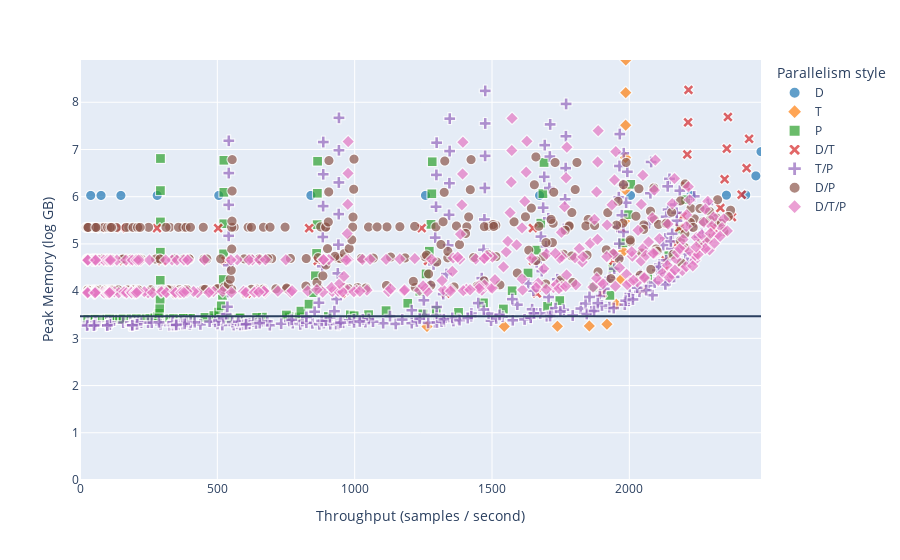

The cell this chart's notebook holds for it:
### Code cell
df = plot_memory_usage_vs_metric(
    '/home/t-sikris/win/Downloads/mlp_dgx_simulated_grid_search_results_v2.csv',
    "mlp-large",
    1,
    "throughput",
    "Throughput (samples / second)",
    "Peak Memory (GB)",
)

### Figure 1 — Plotly figure (JSON) as saved in the notebook; plotly's stock layout.template omitted (floating-point values rounded to 4 significant figures; data arrays with more than 128 entries replaced by an {"elided": "..."} marker saying what was removed)
{"data": [{"customdata": [[128, 16, 1, 1, 1], [256, 16, 1, 1, 1], [512, 16, 1, 1, 1], [1024, 16, 1, 1, 1], [2048, 16, 1, 1, 1], [4096, 16, 1, 1, 1], [8192, 16, 1, 1, 1], [16384, 16, 1, 1, 1], [32768, 16, 1, 1, 1], [65536, 16, 1, 1, 1], [131072, 16, 1, 1, 1], [262144, 16, 1, 1, 1], [524288, 16, 1, 1, 1], [1048576, 16, 1, 1, 1]], "hovertemplate": "<b>%{hovertext}</b><br><br>Parallelism style=D<br>Throughput (samples / second)=%{x}<br>Peak Memory (log GB)=%{y}<br>dummy_column_for_size=%{marker.size}<br>batch_size=%{customdata[0]}<br>dp_degree=%{customdata[1]}<br>hp_degree=%{customdata[2]}<br>pp_degree=%{customdata[3]}<br>num_microbatches=%{customdata[4]}<extra></extra>", "hovertext": ["16/1/1/1", "16/1/1/1", "16/1/1/1", "16/1/1/1", "16/1/1/1", "16/1/1/1", "16/1/1/1", "16/1/1/1", "16/1/1/1", "16/1/1/1", "16/1/1/1", "16/1/1/1", "16/1/1/1", "16/1/1/1"], "legendgroup": "D", "marker": {"color": "#1f77b4", "size": [1, 1, 1, 1, 1, 1, 1, 1, 1, 1, 1, 1, 1, 1], "sizemode": "area", "sizeref": 0.01, "symbol": "circle"}, "mode": "markers", "name": "D", "showlegend": true, "type": "scattergl", "x": [38.96, 76.72, 148.9, 281.0, 505.2, 840.4, 1258.0, 1673.0, 2004.0, 2224.0, 2353.0, 2424.0, 2461.0, 2479.0], "xaxis": "x", "y": [6.027, 6.027, 6.027, 6.027, 6.027, 6.027, 6.027, 6.028, 6.028, 6.03, 6.032, 6.037, 6.441, 6.955], "yaxis": "y"}, {"customdata": [[128, 1, 16, 1, 1], [256, 1, 16, 1, 1], [512, 1, 16, 1, 1], [1024, 1, 16, 1, 1], [2048, 1, 16, 1, 1], [4096, 1, 16, 1, 1], [8192, 1, 16, 1, 1], [16384, 1, 16, 1, 1], [32768, 1, 16, 1, 1], [65536, 1, 16, 1, 1], [131072, 1, 16, 1, 1], [262144, 1, 16, 1, 1], [524288, 1, 16, 1, 1], [1048576, 1, 16, 1, 1]], "hovertemplate": "<b>%{hovertext}</b><br><br>Parallelism style=T<br>Throughput (samples / second)=%{x}<br>Peak Memory (log GB)=%{y}<br>dummy_column_for_size=%{marker.size}<br>batch_size=%{customdata[0]}<br>dp_degree=%{customdata[1]}<br>hp_degree=%{customdata[2]}<br>pp_degree=%{customdata[3]}<br>num_microbatches=%{customdata[4]}<extra></extra>", "hovertext": ["1/16/1/1", "1/16/1/1", "1/16/1/1", "1/16/1/1", "1/16/1/1", "1/16/1/1", "1/16/1/1", "1/16/1/1", "1/16/1/1", "1/16/1/1", "1/16/1/1", "1/16/1/1", "1/16/1/1", "1/16/1/1"], "legendgroup": "T", "marker": {"color": "#ff7f0e", "size": [1, 1, 1, 1, 1, 1, 1, 1, 1, 1, 1, 1, 1, 1], "sizemode": "area", "sizeref": 0.01, "symbol": "diamond"}, "mode": "markers", "name": "T", "showlegend": true, "type": "scattergl", "x": [1263.0, 1545.0, 1738.0, 1854.0, 1918.0, 1952.0, 1970.0, 1978.0, 1983.0, 1985.0, 1986.0, 1987.0, 1987.0, 1987.0], "xaxis": "x", "y": [3.251, 3.252, 3.256, 3.262, 3.3, 3.722, 4.246, 4.842, 5.483, 6.149, 6.828, 7.514, 8.204, 8.895], "yaxis": "y"}, {"customdata": {"elided": "98x5 int values"}, "hovertemplate": "<b>%{hovertext}</b><br><br>Parallelism style=P<br>Throughput (samples / second)=%{x}<br>Peak Memory (log GB)=%{y}<br>dummy_column_for_size=%{marker.size}<br>batch_size=%{customdata[0]}<br>dp_degree=%{customdata[1]}<br>hp_degree=%{customdata[2]}<br>pp_degree=%{customdata[3]}<br>num_microbatches=%{customdata[4]}<extra></extra>", "hovertext": ["1/1/16/2", "1/1/16/4", "1/1/16/8", "1/1/16/16", "1/1/16/32", "1/1/16/64", "1/1/16/128", "1/1/16/2", "1/1/16/4", "1/1/16/8", "1/1/16/16", "1/1/16/32", "1/1/16/64", "1/1/16/128", "1/1/16/2", "1/1/16/4", "1/1/16/8", "1/1/16/16", "1/1/16/32", "1/1/16/64", "1/1/16/128", "1/1/16/2", "1/1/16/4", "1/1/16/8", "1/1/16/16", "1/1/16/32", "1/1/16/64", "1/1/16/128", "1/1/16/2", "1/1/16/4", "1/1/16/8", "1/1/16/16", "1/1/16/32", "1/1/16/64", "1/1/16/128", "1/1/16/2", "1/1/16/4", "1/1/16/8", "1/1/16/16", "1/1/16/32", "1/1/16/64", "1/1/16/128", "1/1/16/2", "1/1/16/4", "1/1/16/8", "1/1/16/16", "1/1/16/32", "1/1/16/64", "1/1/16/128", "1/1/16/4", "1/1/16/2", "1/1/16/8", "1/1/16/16", "1/1/16/32", "1/1/16/64", "1/1/16/128", "1/1/16/2", "1/1/16/4", "1/1/16/8", "1/1/16/16", "1/1/16/32", "1/1/16/64", "1/1/16/128", "1/1/16/2", "1/1/16/4", "1/1/16/8", "1/1/16/16", "1/1/16/32", "1/1/16/64", "1/1/16/128", "1/1/16/2", "1/1/16/4", "1/1/16/8", "1/1/16/16", "1/1/16/32", "1/1/16/64", "1/1/16/128", "1/1/16/2", "1/1/16/4", "1/1/16/8", "1/1/16/16", "1/1/16/32", "1/1/16/64", "1/1/16/128", "1/1/16/2", "1/1/16/4", "1/1/16/8", "1/1/16/16", "1/1/16/32", "1/1/16/64", "1/1/16/128", "1/1/16/2", "1/1/16/4", "1/1/16/8", "1/1/16/16", "1/1/16/32", "1/1/16/64", "1/1/16/128"], "legendgroup": "P", "marker": {"color": "#2ca02c", "size": [1, 1, 1, 1, 1, 1, 1, 1, 1, 1, 1, 1, 1, 1, 1, 1, 1, 1, 1, 1, 1, 1, 1, 1, 1, 1, 1, 1, 1, 1, 1, 1, 1, 1, 1, 1, 1, 1, 1, 1, 1, 1, 1, 1, 1, 1, 1, 1, 1, 1, 1, 1, 1, 1, 1, 1, 1, 1, 1, 1, 1, 1, 1, 1, 1, 1, 1, 1, 1, 1, 1, 1, 1, 1, 1, 1, 1, 1, 1, 1, 1, 1, 1, 1, 1, 1, 1, 1, 1, 1, 1, 1, 1, 1, 1, 1, 1, 1], "sizemode": "area", "sizeref": 0.01, "symbol": "square"}, "mode": "markers", "name": "P", "showlegend": true, "type": "scattergl", "x": [132.8, 153.3, 147.9, 119.5, 82.26, 49.98, 27.89, 182.8, 237.2, 252.7, 218.6, 156.9, 97.54, 55.09, 225.1, 326.6, 391.1, 373.7, 287.3, 186.1, 107.5, 254.6, 402.3, 538.8, 578.9, 491.3, 340.8, 205.2, 272.5, 455.1, 664.1, 798.0, 761.6, 583.1, 375.7, 282.3, 487.1, 751.5, 984.3, 1051.0, 904.4, 643.1, 287.6, 504.8, 804.5, 1114.0, 1297.0, 1248.0, 998.0, 514.2, 290.2, 833.9, 1193.0, 1469.0, 1542.0, 1378.0, 291.6, 519.0, 849.4, 1237.0, 1573.0, 1747.0, 1702.0, 292.3, 521.4, 857.3, 1260.0, 1631.0, 1871.0, 1929.0, 292.6, 522.6, 861.4, 1272.0, 1662.0, 1940.0, 2067.0, 292.8, 523.2, 863.4, 1278.0, 1677.0, 1977.0, 2144.0, 292.9, 523.5, 864.4, 1281.0, 1685.0, 1996.0, 2184.0, 292.9, 523.7, 864.9, 1282.0, 1689.0, 2005.0, 2205.0], "xaxis": "x", "y": [3.405, 3.406, 3.406, 3.407, 3.407, 3.405, 3.405, 3.408, 3.409, 3.409, 3.41, 3.41, 3.407, 3.406, 3.412, 3.414, 3.415, 3.416, 3.416, 3.411, 3.408, 3.42, 3.424, 3.427, 3.428, 3.429, 3.418, 3.413, 3.436, 3.444, 3.45, 3.453, 3.454, 3.433, 3.423, 3.468, 3.483, 3.494, 3.5, 3.502, 3.463, 3.442, 3.529, 3.556, 3.577, 3.587, 3.592, 3.518, 3.479, 3.689, 3.641, 3.725, 3.743, 3.751, 3.622, 3.55, 3.832, 3.911, 3.968, 3.996, 4.009, 3.801, 3.677, 4.23, 4.246, 4.327, 4.365, 4.384, 4.084, 3.909, 4.825, 4.79, 4.799, 4.846, 4.869, 4.499, 4.274, 5.465, 5.428, 5.409, 5.413, 5.439, 5.023, 4.751, 6.13, 6.092, 6.073, 6.063, 6.065, 5.62, 5.316, 6.809, 6.771, 6.751, 6.741, 6.725, 6.261, 5.938], "yaxis": "y"}, {"customdata": {"elided": "42x5 int values"}, "hovertemplate": "<b>%{hovertext}</b><br><br>Parallelism style=D/T<br>Throughput (samples / second)=%{x}<br>Peak Memory (log GB)=%{y}<br>dummy_column_for_size=%{marker.size}<br>batch_size=%{customdata[0]}<br>dp_degree=%{customdata[1]}<br>hp_degree=%{customdata[2]}<br>pp_degree=%{customdata[3]}<br>num_microbatches=%{customdata[4]}<extra></extra>", "hovertext": ["2/8/1/1", "4/4/1/1", "8/2/1/1", "2/8/1/1", "4/4/1/1", "8/2/1/1", "2/8/1/1", "4/4/1/1", "8/2/1/1", "2/8/1/1", "4/4/1/1", "8/2/1/1", "2/8/1/1", "4/4/1/1", "8/2/1/1", "2/8/1/1", "4/4/1/1", "8/2/1/1", "2/8/1/1", "4/4/1/1", "8/2/1/1", "2/8/1/1", "4/4/1/1", "8/2/1/1", "2/8/1/1", "4/4/1/1", "8/2/1/1", "2/8/1/1", "4/4/1/1", "8/2/1/1", "2/8/1/1", "4/4/1/1", "8/2/1/1", "2/8/1/1", "4/4/1/1", "8/2/1/1", "2/8/1/1", "4/4/1/1", "8/2/1/1", "2/8/1/1", "4/4/1/1", "8/2/1/1"], "legendgroup": "D/T", "marker": {"color": "#d62728", "size": [1, 1, 1, 1, 1, 1, 1, 1, 1, 1, 1, 1, 1, 1, 1, 1, 1, 1, 1, 1, 1, 1, 1, 1, 1, 1, 1, 1, 1, 1, 1, 1, 1, 1, 1, 1, 1, 1, 1, 1, 1, 1], "sizemode": "area", "sizeref": 0.01, "symbol": "x"}, "mode": "markers", "name": "D/T", "showlegend": true, "type": "scattergl", "x": [350.7, 159.2, 76.65, 605.6, 298.3, 148.6, 951.3, 529.8, 280.2, 1331.0, 865.5, 502.8, 1663.0, 1267.0, 834.2, 1901.0, 1649.0, 1244.0, 2047.0, 1943.0, 1649.0, 2128.0, 2132.0, 1970.0, 2172.0, 2242.0, 2182.0, 2194.0, 2301.0, 2306.0, 2205.0, 2331.0, 2374.0, 2211.0, 2347.0, 2409.0, 2214.0, 2355.0, 2427.0, 2215.0, 2359.0, 2436.0], "xaxis": "x", "y": [3.948, 4.641, 5.334, 3.948, 4.641, 5.334, 3.949, 4.641, 5.334, 3.95, 4.641, 5.334, 3.953, 4.642, 5.334, 3.958, 4.643, 5.334, 4.022, 4.646, 5.335, 4.453, 4.651, 5.336, 4.984, 4.772, 5.339, 5.585, 5.219, 5.344, 6.228, 5.762, 5.568, 6.896, 6.37, 6.042, 7.576, 7.018, 6.605, 8.262, 7.688, 7.226], "yaxis": "y"}, {"customdata": {"elided": "294x5 int values"}, "hovertemplate": "<b>%{hovertext}</b><br><br>Parallelism style=T/P<br>Throughput (samples / second)=%{x}<br>Peak Memory (log GB)=%{y}<br>dummy_column_for_size=%{marker.size}<br>batch_size=%{customdata[0]}<br>dp_degree=%{customdata[1]}<br>hp_degree=%{customdata[2]}<br>pp_degree=%{customdata[3]}<br>num_microbatches=%{customdata[4]}<extra></extra>", "hovertext": {"elided": "294 str values"}, "legendgroup": "T/P", "marker": {"color": "#9467bd", "size": {"elided": "294 int values"}, "sizemode": "area", "sizeref": 0.01, "symbol": "cross"}, "mode": "markers", "name": "T/P", "showlegend": true, "type": "scattergl", "x": {"elided": "294 float values"}, "xaxis": "x", "y": {"elided": "294 float values"}, "yaxis": "y"}, {"customdata": {"elided": "284x5 int values"}, "hovertemplate": "<b>%{hovertext}</b><br><br>Parallelism style=D/P<br>Throughput (samples / second)=%{x}<br>Peak Memory (log GB)=%{y}<br>dummy_column_for_size=%{marker.size}<br>batch_size=%{customdata[0]}<br>dp_degree=%{customdata[1]}<br>hp_degree=%{customdata[2]}<br>pp_degree=%{customdata[3]}<br>num_microbatches=%{customdata[4]}<extra></extra>", "hovertext": {"elided": "284 str values"}, "legendgroup": "D/P", "marker": {"color": "#8c564b", "size": {"elided": "284 int values"}, "sizemode": "area", "sizeref": 0.01, "symbol": "circle"}, "mode": "markers", "name": "D/P", "showlegend": true, "type": "scattergl", "x": {"elided": "284 float values"}, "xaxis": "x", "y": {"elided": "284 float values"}, "yaxis": "y"}, {"customdata": {"elided": "289x5 int values"}, "hovertemplate": "<b>%{hovertext}</b><br><br>Parallelism style=D/T/P<br>Throughput (samples / second)=%{x}<br>Peak Memory (log GB)=%{y}<br>dummy_column_for_size=%{marker.size}<br>batch_size=%{customdata[0]}<br>dp_degree=%{customdata[1]}<br>hp_degree=%{customdata[2]}<br>pp_degree=%{customdata[3]}<br>num_microbatches=%{customdata[4]}<extra></extra>", "hovertext": {"elided": "289 str values"}, "legendgroup": "D/T/P", "marker": {"color": "#e377c2", "size": {"elided": "289 int values"}, "sizemode": "area", "sizeref": 0.01, "symbol": "diamond"}, "mode": "markers", "name": "D/T/P", "showlegend": true, "type": "scattergl", "x": {"elided": "289 float values"}, "xaxis": "x", "y": {"elided": "289 float values"}, "yaxis": "y"}], "layout": {"legend": {"itemsizing": "constant", "title": {"text": "Parallelism style"}, "tracegroupgap": 0}, "margin": {"t": 60}, "shapes": [{"line": {"width": 2}, "type": "line", "x0": 0, "x1": 1, "xref": "x domain", "y0": 3.466, "y1": 3.466, "yref": "y"}], "xaxis": {"anchor": "y", "domain": [0, 1], "range": [0, 2479.0], "title": {"text": "Throughput (samples / second)"}}, "yaxis": {"anchor": "x", "domain": [0, 1], "range": [0, 8.895], "title": {"text": "Peak Memory (log GB)"}}}}
